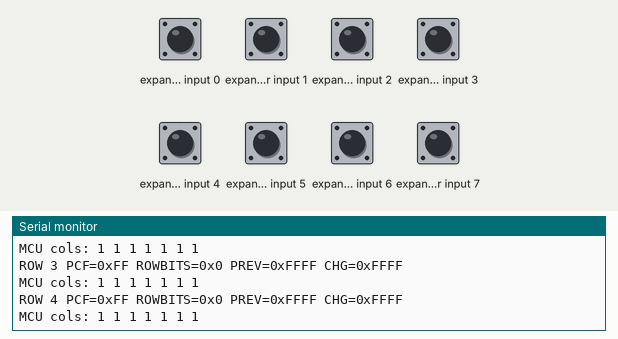
Simulated run of this sketch. Board: SparkFun Pro Micro, built with avr-gcc and run on an emulated ATmega32U4. Parts: the last lines printed to the serial monitor. Wiring (inferred from the names in the program): 5×7 keypad (labels assumed): rows A0, A1, pin 16, pin 14, pin 15; columns pin 4, pin 5, pin 6, pin 7, pin 8, pin 9, pin 10; PCF8574 port expander at I2C address 0x20. Inputs (shaded band) come from the test bench; at power-on: expander input 0–7 HIGH. USB keyboard and mouse output is not drawn.

Above: at 1.4 s.
1.5 s: expander input 0 pulled LOW for 0.15 s
At 2.3 s:
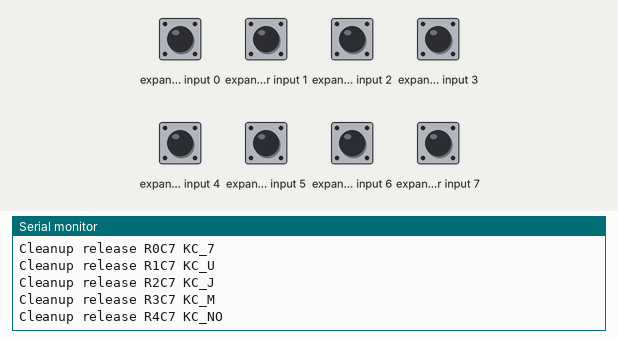
3.1 s: expander input 1 pulled LOW for 0.15 s
At 3.24 s:
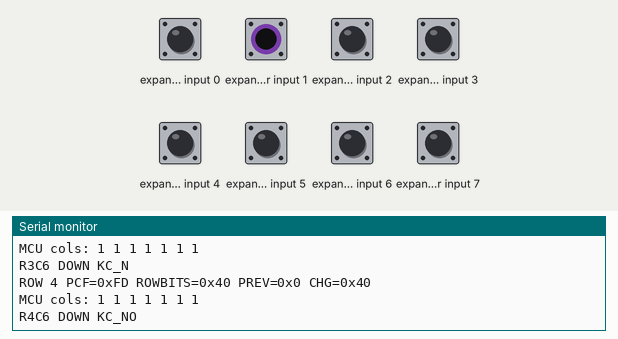
4.7 s: expander input 2 pulled LOW for 0.15 s
At 5.9 s:
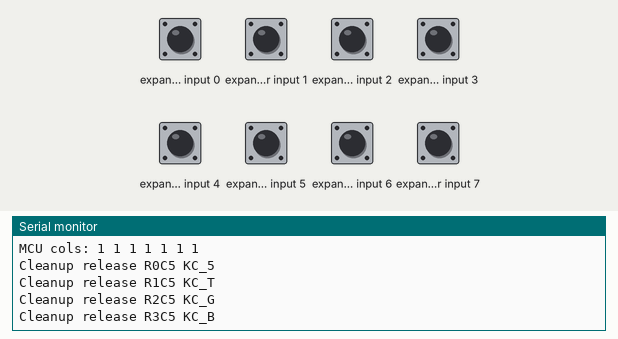
6.3 s: expander input 3 pulled LOW for 0.15 s
At 7.0 s:
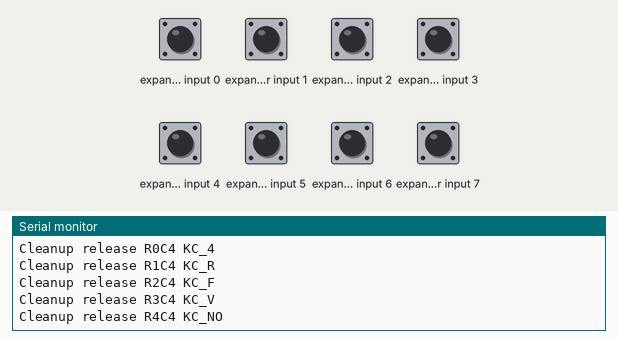
7.9 s: expander input 0 driven LOW and expander input 1 driven LOW
At 9.0 s:
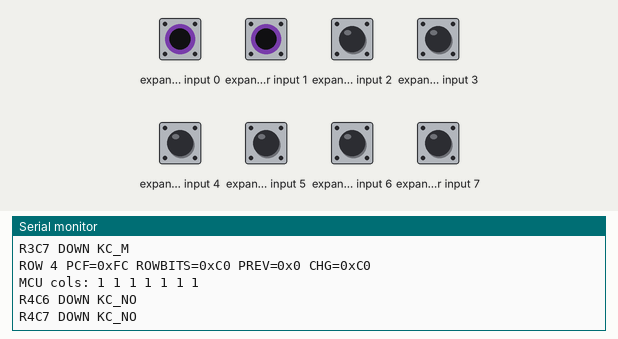
9.4 s: expander input 0 driven HIGH
At 9.72 s:
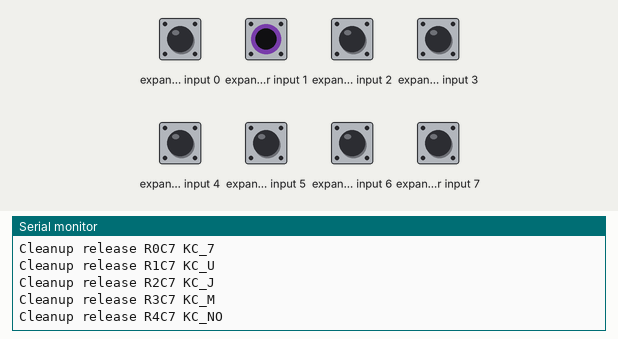
Timing chart, 0 to 11.9 s (numbered marks = the images above; inputs shaded):
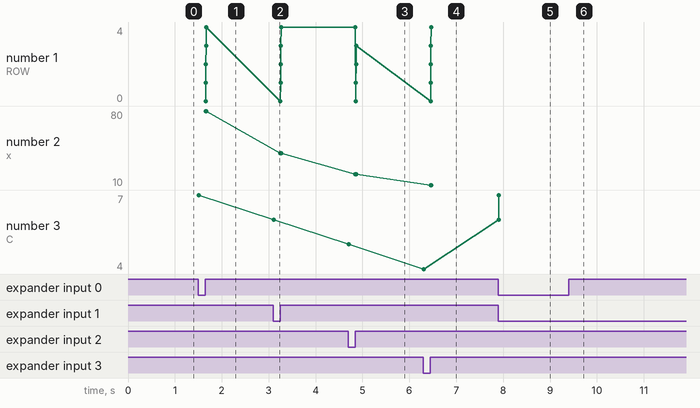

Measured:
- after the input at 1.5 s, the serial monitor: prints a new line at once (image 1)
- after the input at 3.1 s, the serial monitor: prints a new line at once (image 2)
- after the input at 4.7 s, the serial monitor: prints a new line at once (image 3)
- after the input at 6.3 s, the serial monitor: prints a new line at once (image 4)
- after the input at 7.9 s, the serial monitor: prints a new line at once (image 5)
- after the input at 9.4 s, the serial monitor: prints a new line at once (image 6)
- plotted number 2: 80 → 40 after the input at 3.1 s, 40 → 20 after the input at 4.7 s, 20 → 10 after the input at 6.3 s
- plotted number 3: 7 → 6 after the input at 3.1 s, 6 → 5 after the input at 4.7 s

The sketch:

SkyForce-Keyboard.ino
```cpp
  /*
  Skyforce 68 - Arduino Pro Micro + PCF8574

  This sketch scans a 5x15 matrix where columns 0..7 are wired to a single PCF8574 I/O
  expander on I2C address 0x20 and columns 8..14 are wired directly to MCU pins.

  Configure the ROW_PINS and COL_PINS_MCU arrays below to match your Pro Micro wiring
  (use Arduino digital pin numbers). The PCF8574 address can be changed with PCF_ADDR.

  Two modes:
   - If DEBUG_SERIAL is true the sketch will print matrix changes to Serial for testing.
   - Otherwise it will use Keyboard.* to send HID events.

  Note: Update the pin arrays to Arduino pin numbers before uploading.
*/

#include <Wire.h>
#include <Keyboard.h>
#include "keymap.h"

// ====== CONFIG ======
// Replace these with Arduino digital pin numbers for your Pro Micro wiring.
// If you know which Pro Micro pads you want to use, update these arrays.
// I provide a sensible example mapping below (common pins used on Pro Micro)
// — change them to match your PCB or wiring.
//
// Mapping assumptions:
// - Columns 0..7 are on the PCF8574 P0..P7 (I2C). The sketch reads those from the
//   expander; do NOT include them in COL_PINS_MCU.
// - COL_PINS_MCU holds the Arduino digital pin numbers for matrix columns 8..14
//   (7 pins). ROW_PINS holds Arduino pin numbers used as row drivers.

// ===== Example mapping (edit as needed) =====
const uint8_t ROW_PINS[5] = { 16, 14, 15, A0, A1 }; // example: 5 row pins

// MCU pins for columns 8..14 (7 pins). These are Arduino digital pin numbers.
// Requested mapping from user:
// - Column 9 (1-based) -> Arduino pin 4  -> (column index 8 -> pin 4)
// - Column 15 (1-based) -> Arduino pin 10 -> (column index 14 -> pin 10)
// We'll map the middle columns sequentially so columns 8..14 map to pins 4..10.
const uint8_t COL_PINS_MCU[7] = { 4, 5, 6, 7, 8, 9, 10 };

// If these don't match your wiring, replace with the pins you want to use.

const uint8_t MATRIX_ROWS = 5;
const uint8_t MATRIX_COLS = 15;

const uint8_t PCF_ADDR = 0x20; // default PCF8574

// Diode orientation: set true if diodes are connected from COLUMN -> ROW (anode on column,
// cathode on row). You wrote "colrown şeklinde diyotlar bağlandı" which I interpret as
// column->row diodes. The scanning logic below will treat a LOW on a column input as a
// key press when this is true.
const bool DIODES_COL2ROW = true;

// Cached PCF data for the currently selected row to avoid repeated I2C reads per bit.
uint8_t pcf_row_data = 0xFF;
bool pcf_row_data_valid = false;
// flag set when last pcf_read succeeded
bool pcf_ok = false;
// consecutive PCF failure counter; only force-release after threshold
uint8_t pcf_fail_count = 0;
const uint8_t PCF_FAIL_THRESHOLD = 3;

// Debounce settings
const uint16_t SCAN_INTERVAL_MS = 10; // scan interval
// Increased debounce to reduce chatter / stuck key symptoms. You can lower if response
// feels sluggish.
const uint16_t DEBOUNCE_MS = 20;

// Set true to print matrix events to Serial instead of sending HID
const bool DEBUG_SERIAL = true;

// runtime state
// use 16-bit masks because the matrix has 15 columns (needs >8 bits)
uint16_t prev_matrix[5];
uint32_t last_change_ts[5][15];
// logical pressed state we reported to the host. This prevents duplicate press
// events and helps ensure releases are sent even when scans are noisy.
bool reported_pressed[5][15];
// timestamps when we reported a key down to the host (ms)
uint32_t reported_ts[5][15];
// if a key remains reported as pressed longer than this without physical press,
// force a release (ms)
const uint32_t STUCK_RELEASE_MS = 2000;

void setup_pins() {
  for (uint8_t r = 0; r < MATRIX_ROWS; r++) {
    pinMode(ROW_PINS[r], INPUT_PULLUP);
  }
  for (uint8_t i = 0; i < 7; i++) {
    pinMode(COL_PINS_MCU[i], INPUT_PULLUP);
  }
}

uint8_t pcf_read() {
  // Try a few times to robustly read the PCF8574. Write 0xFF to ensure
  // quasi-bidirectional pins are pulled high, then request one byte.
  for (uint8_t attempt = 0; attempt < 3; attempt++) {
    Wire.beginTransmission(PCF_ADDR);
    Wire.write(0xFF);
    uint8_t status = Wire.endTransmission();
    if (status != 0) {
      // NACK or bus error — retry
      delay(2);
      continue;
    }
    Wire.requestFrom(PCF_ADDR, (uint8_t)1);
    if (Wire.available()) {
      uint8_t val = Wire.read();
      pcf_ok = true;
      return val;
    }
    delay(2);
  }
  // failed to read
  pcf_ok = false;
  return 0xFF;
}

void select_row(uint8_t row) {
  // set selected row low, others hi-z pullup
  for (uint8_t r = 0; r < MATRIX_ROWS; r++) {
    if (r == row) {
      pinMode(ROW_PINS[r], OUTPUT);
      digitalWrite(ROW_PINS[r], LOW);
    } else {
      pinMode(ROW_PINS[r], INPUT_PULLUP);
    }
  }
}

void release_row(uint8_t row) {
  pinMode(ROW_PINS[row], INPUT_PULLUP);
}

bool read_matrix_row_bit(uint8_t row, uint8_t col) {
  // returns true if released (no press), false if pressed -- matches PCF pattern
  if (col < 8) {
    // read from PCF; prefer cached per-row value
    uint8_t data = pcf_row_data_valid ? pcf_row_data : pcf_read();
    // User requested mapping: matrix column 0 -> PCF P7, column 1 -> P6, ... column7 -> P0
    // That means PCF bit index = 7 - col
    uint8_t bit = 7 - col;
    bool bit_high = (data & (1 << bit)) != 0;
    // If diodes are Column->Row, a high bit means released (pull-ups), low means pressed.
    return DIODES_COL2ROW ? bit_high : !bit_high;
  } else {
    uint8_t idx = col - 8;
    bool val = digitalRead(COL_PINS_MCU[idx]) == HIGH;
    return DIODES_COL2ROW ? val : !val;
  }
}

void send_key_down(const char *kc) {
  // map keycode string like "KC_A" to HID
  if (strcmp(kc, "KC_NO") == 0) return;

  if (strcmp(kc, "KC_SPC") == 0 || strcmp(kc, "KC_SPACE") == 0) {
    Keyboard.press(' ');
    return;
  }

  // letters
  if (kc[3] >= 'A' && kc[3] <= 'Z' && strlen(kc) == 4) {
    char c = kc[3] - 'A' + 'a';
    Keyboard.press(c);
    return;
  }

  // numbers KC_1..KC_0
  if (strcmp(kc, "KC_1") == 0) { Keyboard.press('1'); return; }
  if (strcmp(kc, "KC_2") == 0) { Keyboard.press('2'); return; }
  if (strcmp(kc, "KC_3") == 0) { Keyboard.press('3'); return; }
  if (strcmp(kc, "KC_4") == 0) { Keyboard.press('4'); return; }
  if (strcmp(kc, "KC_5") == 0) { Keyboard.press('5'); return; }
  if (strcmp(kc, "KC_6") == 0) { Keyboard.press('6'); return; }
  if (strcmp(kc, "KC_7") == 0) { Keyboard.press('7'); return; }
  if (strcmp(kc, "KC_8") == 0) { Keyboard.press('8'); return; }
  if (strcmp(kc, "KC_9") == 0) { Keyboard.press('9'); return; }
  if (strcmp(kc, "KC_0") == 0) { Keyboard.press('0'); return; }

  // common symbols
  if (strcmp(kc, "KC_MINS") == 0) { Keyboard.press('-'); return; }
  if (strcmp(kc, "KC_EQL") == 0) { Keyboard.press('='); return; }
  if (strcmp(kc, "KC_BSPC") == 0) { Keyboard.press(KEY_BACKSPACE); return; }
  if (strcmp(kc, "KC_ENT") == 0) { Keyboard.press(10); return; }
  if (strcmp(kc, "KC_TAB") == 0) { Keyboard.press('\t'); return; }
  if (strcmp(kc, "KC_ESC") == 0) { Keyboard.press(KEY_ESC); return; }
  if (strcmp(kc, "KC_DEL") == 0) { Keyboard.press(KEY_DELETE); return; }
  if (strcmp(kc, "KC_COMM") == 0) { Keyboard.press(','); return; }
  if (strcmp(kc, "KC_DOT") == 0) { Keyboard.press('.'); return; }
  if (strcmp(kc, "KC_SLSH") == 0) { Keyboard.press('/'); return; }
  if (strcmp(kc, "KC_SCLN") == 0) { Keyboard.press(';'); return; }
  if (strcmp(kc, "KC_QUOT") == 0) { Keyboard.press('\''); return; }
  if (strcmp(kc, "KC_LBRC") == 0) { Keyboard.press('['); return; }
  if (strcmp(kc, "KC_RBRC") == 0) { Keyboard.press(']'); return; }
  if (strcmp(kc, "KC_BSLS") == 0) { Keyboard.press('\\'); return; }
  if (strcmp(kc, "KC_GRV") == 0) { Keyboard.press('`'); return; }

  // arrows and modifiers
  if (strcmp(kc, "KC_UP") == 0) { Keyboard.press(KEY_UP_ARROW); return; }
  if (strcmp(kc, "KC_DOWN") == 0) { Keyboard.press(KEY_DOWN_ARROW); return; }
  if (strcmp(kc, "KC_LEFT") == 0) { Keyboard.press(KEY_LEFT_ARROW); return; }
  if (strcmp(kc, "KC_RGHT") == 0) { Keyboard.press(KEY_RIGHT_ARROW); return; }
  // Modifiers: use left/right specific constants per Arduino Keyboard API
  if (strcmp(kc, "KC_LSFT") == 0) { Keyboard.press(KEY_LEFT_SHIFT); return; }
  if (strcmp(kc, "KC_RSFT") == 0) { Keyboard.press(KEY_RIGHT_SHIFT); return; }
  if (strcmp(kc, "KC_LCTL") == 0) { Keyboard.press(KEY_LEFT_CTRL); return; }
  if (strcmp(kc, "KC_RCTL") == 0) { Keyboard.press(KEY_RIGHT_CTRL); return; }
  if (strcmp(kc, "KC_LALT") == 0) { Keyboard.press(KEY_LEFT_ALT); return; }
  if (strcmp(kc, "KC_RALT") == 0) { Keyboard.press(KEY_RIGHT_ALT); return; }
  if (strcmp(kc, "KC_LGUI") == 0) { Keyboard.press(KEY_LEFT_GUI); return; }
  if (strcmp(kc, "KC_RGUI") == 0) { Keyboard.press(KEY_RIGHT_GUI); return; }
  if (strcmp(kc, "KC_APP") == 0) { Keyboard.press(KEY_MENU); return; }

  // fallback: if KC_xxx unknown, ignore
}

void send_key_up(const char *kc) {
  if (strcmp(kc, "KC_NO") == 0) return;

  if (strcmp(kc, "KC_SPC") == 0 || strcmp(kc, "KC_SPACE") == 0) { Keyboard.release(' '); return; }
  if (kc[3] >= 'A' && kc[3] <= 'Z' && strlen(kc) == 4) { char c = kc[3] - 'A' + 'a'; Keyboard.release(c); return; }
  if (strcmp(kc, "KC_1") == 0) { Keyboard.release('1'); return; }
  if (strcmp(kc, "KC_2") == 0) { Keyboard.release('2'); return; }
  if (strcmp(kc, "KC_3") == 0) { Keyboard.release('3'); return; }
  if (strcmp(kc, "KC_4") == 0) { Keyboard.release('4'); return; }
  if (strcmp(kc, "KC_5") == 0) { Keyboard.release('5'); return; }
  if (strcmp(kc, "KC_6") == 0) { Keyboard.release('6'); return; }
  if (strcmp(kc, "KC_7") == 0) { Keyboard.release('7'); return; }
  if (strcmp(kc, "KC_8") == 0) { Keyboard.release('8'); return; }
  if (strcmp(kc, "KC_9") == 0) { Keyboard.release('9'); return; }
  if (strcmp(kc, "KC_0") == 0) { Keyboard.release('0'); return; }
  if (strcmp(kc, "KC_MINS") == 0) { Keyboard.release('-'); return; }
  if (strcmp(kc, "KC_EQL") == 0) { Keyboard.release('='); return; }
  if (strcmp(kc, "KC_BSPC") == 0) { Keyboard.release(KEY_BACKSPACE); return; }
  if (strcmp(kc, "KC_ENT") == 0) { Keyboard.release(10); return; }
  if (strcmp(kc, "KC_TAB") == 0) { Keyboard.release('\t'); return; }
  if (strcmp(kc, "KC_ESC") == 0) { Keyboard.release(KEY_ESC); return; }
  if (strcmp(kc, "KC_DEL") == 0) { Keyboard.release(KEY_DELETE); return; }
  if (strcmp(kc, "KC_COMM") == 0) { Keyboard.release(','); return; }
  if (strcmp(kc, "KC_DOT") == 0) { Keyboard.release('.'); return; }
  if (strcmp(kc, "KC_SLSH") == 0) { Keyboard.release('/'); return; }
  if (strcmp(kc, "KC_SCLN") == 0) { Keyboard.release(';'); return; }
  if (strcmp(kc, "KC_QUOT") == 0) { Keyboard.release('\''); return; }
  if (strcmp(kc, "KC_LBRC") == 0) { Keyboard.release('['); return; }
  if (strcmp(kc, "KC_RBRC") == 0) { Keyboard.release(']'); return; }
  if (strcmp(kc, "KC_BSLS") == 0) { Keyboard.release('\\'); return; }
  if (strcmp(kc, "KC_GRV") == 0) { Keyboard.release('`'); return; }

  if (strcmp(kc, "KC_UP") == 0) { Keyboard.release(KEY_UP_ARROW); return; }
  if (strcmp(kc, "KC_DOWN") == 0) { Keyboard.release(KEY_DOWN_ARROW); return; }
  if (strcmp(kc, "KC_LEFT") == 0) { Keyboard.release(KEY_LEFT_ARROW); return; }
  if (strcmp(kc, "KC_RGHT") == 0) { Keyboard.release(KEY_RIGHT_ARROW); return; }
  // Modifiers: release left/right specific constants per Arduino Keyboard API
  if (strcmp(kc, "KC_LSFT") == 0) { Keyboard.release(KEY_LEFT_SHIFT); return; }
  if (strcmp(kc, "KC_RSFT") == 0) { Keyboard.release(KEY_RIGHT_SHIFT); return; }
  if (strcmp(kc, "KC_LCTL") == 0) { Keyboard.release(KEY_LEFT_CTRL); return; }
  if (strcmp(kc, "KC_RCTL") == 0) { Keyboard.release(KEY_RIGHT_CTRL); return; }
  if (strcmp(kc, "KC_LALT") == 0) { Keyboard.release(KEY_LEFT_ALT); return; }
  if (strcmp(kc, "KC_RALT") == 0) { Keyboard.release(KEY_RIGHT_ALT); return; }
  if (strcmp(kc, "KC_LGUI") == 0) { Keyboard.release(KEY_LEFT_GUI); return; }
  if (strcmp(kc, "KC_RGUI") == 0) { Keyboard.release(KEY_RIGHT_GUI); return; }
  if (strcmp(kc, "KC_APP") == 0) { Keyboard.release(KEY_LEFT_GUI); return; }
}

void setup() {
  Wire.begin();
  if (DEBUG_SERIAL) Serial.begin(115200);
  setup_pins();

  // init prev matrix to released (all ones) and zero debounce timestamps
  for (uint8_t r = 0; r < MATRIX_ROWS; r++) prev_matrix[r] = 0xFFFF;
  memset(last_change_ts, 0, sizeof(last_change_ts));
  // init reported_pressed to false
  for (uint8_t r = 0; r < MATRIX_ROWS; r++) for (uint8_t c = 0; c < MATRIX_COLS; c++) {
    reported_pressed[r][c] = false;
    reported_ts[r][c] = 0;
  }

  Keyboard.begin();
  // ensure no stuck HID state at startup
  Keyboard.releaseAll();

  // If debug enabled, run a quick diagnostic of row/col pins and PCF
  if (DEBUG_SERIAL) {
    delay(50);
    Serial.println("=== RUNNING PIN DIAGNOSTIC ===");
    // print configured pins
    Serial.print("ROW_PINS: ");
    for (uint8_t r = 0; r < MATRIX_ROWS; r++) {
      Serial.print(ROW_PINS[r]); Serial.print(' ');
    }
    Serial.println();
    Serial.print("COL_PINS_MCU: ");
    for (uint8_t i = 0; i < 7; i++) { Serial.print(COL_PINS_MCU[i]); Serial.print(' '); }
    Serial.println();

    // test each row: drive then read back states and PCF
    for (uint8_t r = 0; r < MATRIX_ROWS; r++) {
      Serial.print("Testing row "); Serial.println(r);
      select_row(r);
      delay(20);
      Serial.print("  ROW reads: ");
      for (uint8_t rr = 0; rr < MATRIX_ROWS; rr++) {
        Serial.print(digitalRead(ROW_PINS[rr])); Serial.print(' ');
      }
      Serial.println();
      uint8_t p = pcf_read();
      Serial.print("  PCF read: 0x"); Serial.println(p, HEX);
      Serial.print("  MCU cols: ");
      for (uint8_t i = 0; i < 7; i++) { Serial.print(digitalRead(COL_PINS_MCU[i])); Serial.print(' '); }
      Serial.println();
      release_row(r);
      delay(20);
    }
    Serial.println("=== DIAGNOSTIC COMPLETE ===");
  }
}

void loop() {
  static uint32_t last_scan = 0;
  uint32_t now = millis();
  if (now - last_scan < SCAN_INTERVAL_MS) return;
  last_scan = now;

  for (uint8_t r = 0; r < MATRIX_ROWS; r++) {
    select_row(r);
    delayMicroseconds(30);
    // cache PCF reading for this row (only if expander present)
    pcf_row_data = pcf_read();
    // consider PCF read successful if we get something different than the default
    // 0xFF only isn't a certain indicator (could be all released), but we can
    // probe availability by attempting the read above; if Wire had no data pcf_read
    // still returns 0xFF. We'll use a quick availability check: attempt a second
    // small read by checking Wire.available is not directly possible here, so
    // instead infer failure when the expander doesn't ACK the transmission —
    // unfortunately Wire doesn't expose ACK here. As a pragmatic step we'll
    // treat returned 0xFF as potentially valid, but if the user reports PCF not
    // responding we'll explicitly check and force releases below.
    pcf_row_data_valid = true;

    // If PCF read failed, increment failure counter; only after reaching
    // PCF_FAIL_THRESHOLD we force-release any previously reported presses on
    // PCF columns to avoid accidental releases when the bus has a transient
    // hiccup. If a read succeeds we reset the failure counter.
    if (!pcf_ok) {
      pcf_fail_count++;
      if (pcf_fail_count >= PCF_FAIL_THRESHOLD) {
        for (uint8_t c = 0; c < 8; c++) {
          if (reported_pressed[r][c]) {
            const char *kc = keymap_get(r, c);
            if (DEBUG_SERIAL) {
              Serial.print("Forced release (PCF down) R"); Serial.print(r);
              Serial.print("C"); Serial.print(c);
              Serial.print(" "); Serial.println(kc);
            }
            send_key_up(kc);
            reported_pressed[r][c] = false;
          }
        }
      }
    } else {
      pcf_fail_count = 0;
    }

  // 16-bit mask to hold up to 15 columns
  uint16_t rowbits = 0;
    for (uint8_t c = 0; c < MATRIX_COLS; c++) {
      bool released = read_matrix_row_bit(r, c);
      bool pressed = !released;
      if (pressed) rowbits |= (1 << c);
    }

  uint16_t changed = rowbits ^ prev_matrix[r];
    if (changed) {
      if (DEBUG_SERIAL) {
        Serial.print("ROW "); Serial.print(r);
        Serial.print(" PCF=0x"); Serial.print(pcf_row_data, HEX);
        Serial.print(" ROWBITS=0x"); Serial.print(rowbits, HEX);
        Serial.print(" PREV=0x"); Serial.print(prev_matrix[r], HEX);
        Serial.print(" CHG=0x"); Serial.println(changed, HEX);
        // print MCU pin raw reads for columns 8..14
        Serial.print("MCU cols:");
        for (uint8_t i = 0; i < 7; i++) {
          Serial.print(' ');
          Serial.print(digitalRead(COL_PINS_MCU[i]));
        }
        Serial.println();
      }
      for (uint8_t c = 0; c < MATRIX_COLS; c++) {
        if (changed & (1 << c)) {
          // debounce simple: require stable for DEBOUNCE_MS
          uint32_t &ts = last_change_ts[r][c];
          if (ts == 0) { ts = now; }
          if (now - ts < DEBOUNCE_MS) continue; // wait
          ts = 0;

          bool is_pressed = (rowbits & (1 << c));
          const char *kc = keymap_get(r, c);
          // Use reported_pressed to avoid duplicate HID events and ensure we only
          // send transitions we haven't already reported.
          if (is_pressed && !reported_pressed[r][c]) {
            // newly pressed
            if (DEBUG_SERIAL) {
              Serial.print("R"); Serial.print(r);
              Serial.print("C"); Serial.print(c);
              Serial.print(" DOWN ");
              Serial.println(kc);
            }
            send_key_down(kc);
            reported_pressed[r][c] = true;
            reported_ts[r][c] = now;
          } else if (!is_pressed && reported_pressed[r][c]) {
            // newly released
            if (DEBUG_SERIAL) {
              Serial.print("R"); Serial.print(r);
              Serial.print("C"); Serial.print(c);
              Serial.print(" UP ");
              Serial.println(kc);
            }
            send_key_up(kc);
            reported_pressed[r][c] = false;
            reported_ts[r][c] = 0;
          }
        }
      }
      prev_matrix[r] = rowbits;
    }

    release_row(r);
    // invalidate cached PCF data after releasing the row
    pcf_row_data_valid = false;
  }
  // After scanning all rows, ensure we don't have any reported (sent) presses
  // that are no longer physically pressed. This guarantees that when no key
  // is pressed we release any stuck reported state immediately.
  for (uint8_t r = 0; r < MATRIX_ROWS; r++) {
    for (uint8_t c = 0; c < MATRIX_COLS; c++) {
      if (reported_pressed[r][c]) {
        // if this key is not currently pressed in prev_matrix, release it
        if ((prev_matrix[r] & (1 << c)) == 0) {
          const char *kc = keymap_get(r, c);
          if (DEBUG_SERIAL) {
            Serial.print("Cleanup release R"); Serial.print(r);
            Serial.print("C"); Serial.print(c);
            Serial.print(" "); Serial.println(kc);
          }
          send_key_up(kc);
          reported_pressed[r][c] = false;
          reported_ts[r][c] = 0;
        }
      }
    }
  }
  // Also release any reported keys that have been held for too long (stuck)
  uint32_t now_ms = millis();
  for (uint8_t r = 0; r < MATRIX_ROWS; r++) {
    for (uint8_t c = 0; c < MATRIX_COLS; c++) {
      if (reported_pressed[r][c] && reported_ts[r][c] != 0) {
        if (now_ms - reported_ts[r][c] > STUCK_RELEASE_MS) {
          const char *kc = keymap_get(r, c);
          if (DEBUG_SERIAL) {
            Serial.print("Timeout release R"); Serial.print(r);
            Serial.print("C"); Serial.print(c);
            Serial.print(" "); Serial.println(kc);
          }
          send_key_up(kc);
          reported_pressed[r][c] = false;
          reported_ts[r][c] = 0;
        }
      }
    }
  }
}
```

Source omitted: keymap.h (1104 bytes)
